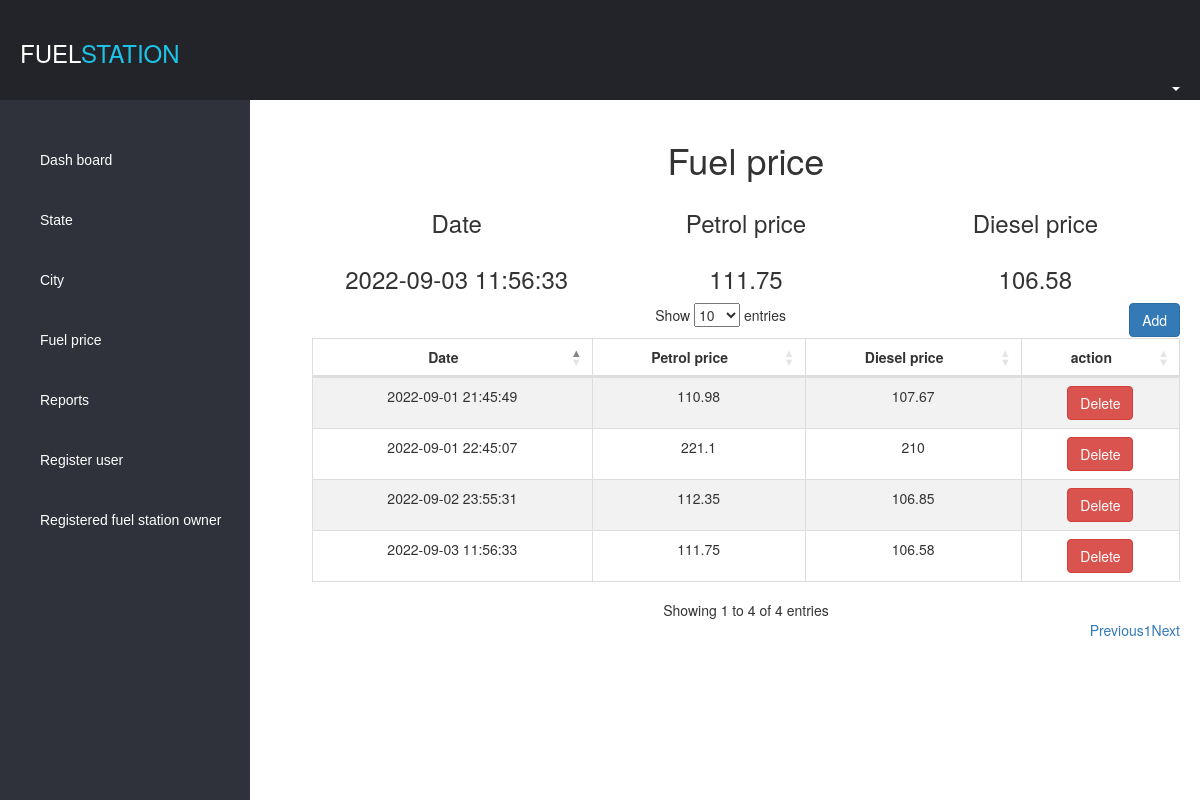
The app's page /admin/fuel-price.php with its own data.
### admin/fuel-price.php (the view, shortened to what this page needs)
<?php
include 'header.php';
$fuel_price_sql = "SELECT * FROM `fuel-prices` ORDER BY `created_at` DESC LIMIT 1;";
$fuel  = mysqli_query($conn,$fuel_price_sql);
$fuel_price = mysqli_fetch_assoc($fuel);
?>
    <div class="right " style="padding-right: 20px">
        <h1>Fuel price</h1>
        <div class="col-sm-4 grid-margin">
            <div class="card">
                <div class="card-body">
                    <h3> Date</h3>
                    <div class="row">
                        <div class="col-8 col-sm-12 col-xl-8 my-auto">
                            <div class="d-flex d-sm-block d-md-flex align-items-center">
                                <h3 class="mb-0">
                                    <?=$fuel_price['created_at']?>
                                </h3>
                            </div>
                        </div>
                        <div class="col-4 col-sm-12 col-xl-4 text-center text-xl-right">
                        </div>
                    </div>
                </div>
            </div>
        </div>
        <div class="col-sm-4 grid-margin">
            <div class="card">
                <div class="card-body">
                    <h3> Petrol price</h3>
                    <div class="row">
                        <div class="col-8 col-sm-12 col-xl-8 my-auto">
                            <div class="d-flex d-sm-block d-md-flex align-items-center">
                                <h3 class="mb-0">
                                    <?=$fuel_price['petrol']?>
                                </h3>
                            </div>
                        </div>
                        <div class="col-4 col-sm-12 col-xl-4 text-center text-xl-right">
                        </div>
                    </div>
                </div>
            </div>
        </div>
        <div class="col-sm-4 grid-margin">
            <div class="card">
                <div class="card-body">
                    <h3> Diesel price</h3>
                    <div class="row">
                        <div class="col-8 col-sm-12 col-xl-8 my-auto">
                            <div class="d-flex d-sm-block d-md-flex align-items-center">
                                <h3 class="mb-0">  <?=$fuel_price['diesel']?>
                                </h3>
                            </div>
                        </div>
                        <div class="col-4 col-sm-12 col-xl-4 text-center text-xl-right">
                        </div>
                    </div>
                </div>
            </div>
        </div>
        <table id="state_table" class="table table-striped table-bordered">
            <div style="float: right"> <a class="btn btn-primary" href="add-fuelprice.php">Add</a></div>
            <thead>
                <th style="text-align: center">Date</th>
                <th style="text-align: center">Petrol price</th>
                <th style="text-align: center">Diesel price</th>
                <th style="text-align: center">action</th>
            </thead>
            <tbody>
            <?php
            $sql = "SELECT * FROM `fuel-prices` order by`created_at` desc ";
            $result = mysqli_query($conn, $sql) or die(mysqli_error());
            if (mysqli_num_rows($result) > 0) {
            while ($row = mysqli_fetch_array($result)) {
                ?>
                <tr style="text-align: center">
                    <td><?php echo $row['created_at']; ?></td>
                    <td><?php echo $row['petrol']; ?></td>
                    <td><?php echo $row['diesel']; ?></td>
                    <td >
                        <a class="btn btn-danger" href="fuelprice_delete.php?id=<?php echo $row['id']; ?>" >Delete</a>
                    </td>
                </tr>
                <?php
            }
            ?>
            </tbody>
            <?php
            }
            ?>
        </table>
    </div>
<?php
include 'footer.php';
?>

### assets/dashboard.css (style rules this page uses)
* { margin:auto; padding:0px; }
body { margin:0px; }
.right { width:74%; margin-top:120px; float:right; text-align: center; }

### records on screen
fuel-prices: created_at "2022-09-03 11:56:33", petrol "111.75", diesel "106.58"
fuel-prices: created_at "2022-09-02 23:55:31", petrol "112.35", diesel "106.85"
fuel-prices: created_at "2022-09-01 22:45:07", petrol "221.1", diesel "210"
fuel-prices: created_at "2022-09-01 21:45:49", petrol "110.98", diesel "107.67"
